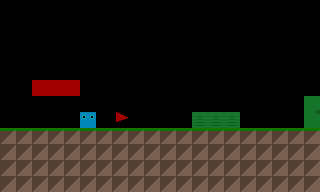

Below is a game level as drawn by its tile map, then a one-line description and the .tmx that defines it (tile-layer data replaced by summaries):
An orthogonal 20x12 tile map with 16x16 px tiles, 2 tile layers (Items, World) and 2 objects (Spawn Point, door).

<map version="1.2" tiledversion="1.2.5" orientation="orthogonal" renderorder="right-down" width="20" height="12" tilewidth="16" tileheight="16" infinite="0" nextlayerid="6" nextobjectid="5">
 <tileset firstgid="1" name="psTileset-extruded" tilewidth="16" tileheight="16" spacing="2" margin="1" tilecount="16" columns="4">
  <image source="../tilesets/psTileset-extruded.png" width="72" height="72" />
 </tileset>
 <layer id="4" name="Items" width="20" height="12">
  <data>[240 cells, 5 non-empty, 3 distinct tile ids]</data>
 </layer>
 <layer id="5" name="World" width="20" height="12">
  <data>[240 cells, 85 non-empty, 5 distinct tile ids]</data>
 </layer>
 <objectgroup id="2" name="Objects">
  <object id="1" name="Player Spawn Point" type="Spawn Point" x="16" y="128">
   <point />
  </object>
  <object id="4" name="DoorA" type="door" x="304" y="96" width="16" height="32">
   <properties>
    <property name="level" value="level2" />
    <property name="symbol" value="A" />
   </properties>
  </object>
 </objectgroup>
</map>